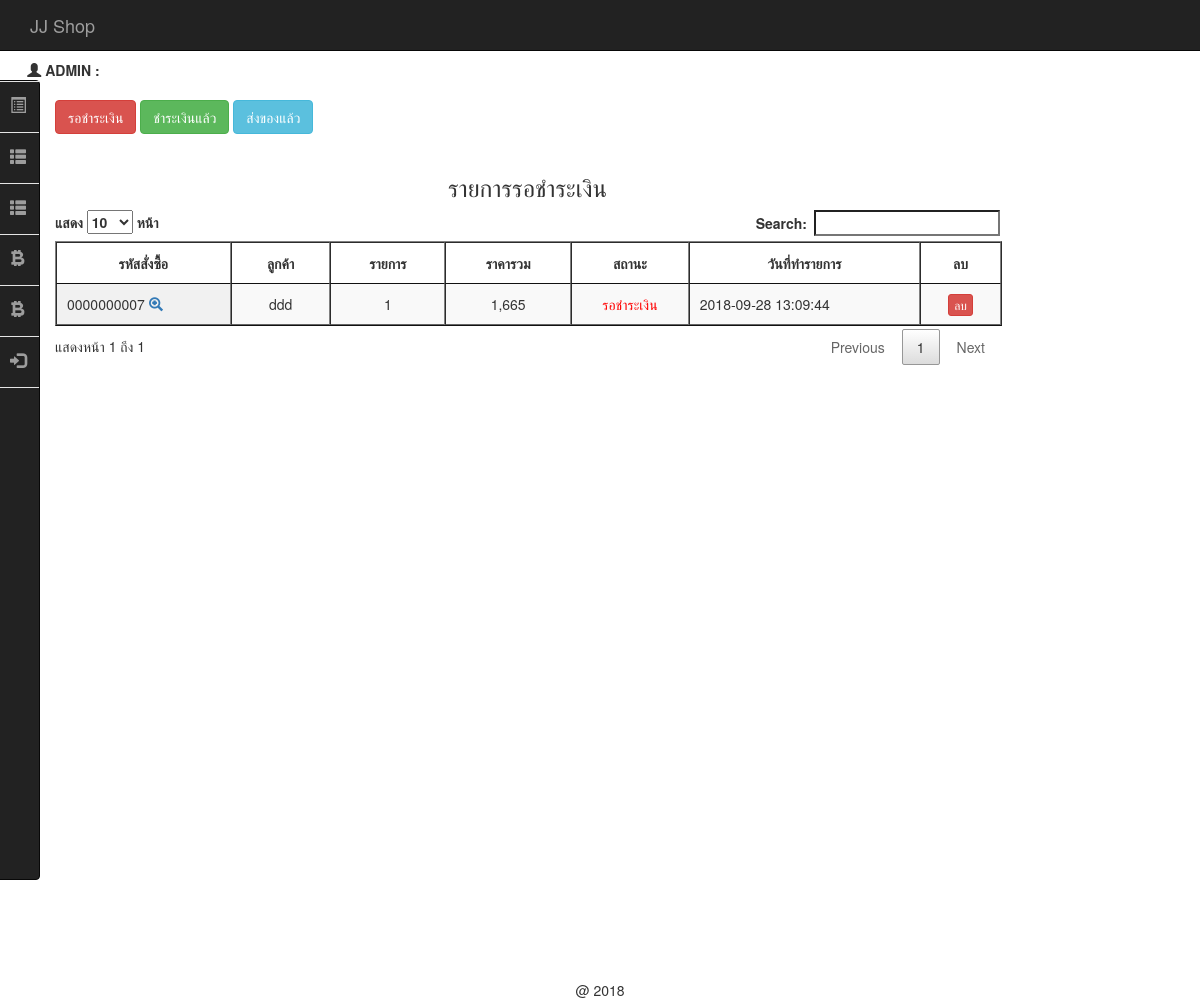
Before: /backend/index.php (signed in) with the older database file.
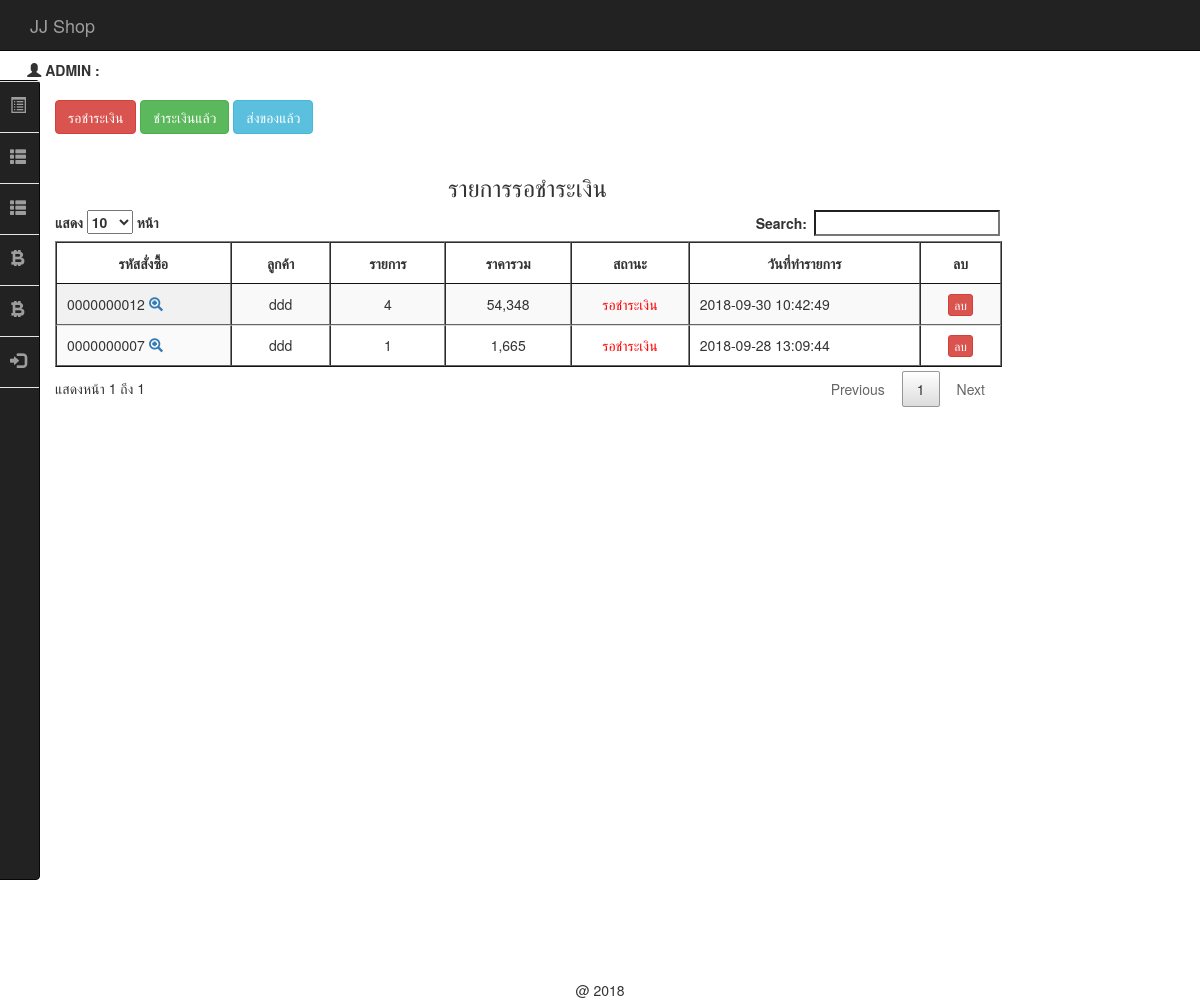
After: the same page with the newer database file.
### tables this page shows
CREATE TABLE `tbl_order` (
  `order_id` int(10) UNSIGNED ZEROFILL NOT NULL,
  `mem_id` int(11) NOT NULL,
  `name` varchar(100) NOT NULL,
  `address` varchar(500) NOT NULL,
  `email` varchar(100) NOT NULL,
  `phone` int(10) NOT NULL,
  `order_status` int(1) NOT NULL,
  `pay_slip` varchar(200) DEFAULT NULL,
  `b_name` varchar(100) DEFAULT NULL,
  `b_number` varchar(200) DEFAULT NULL,
  `pay_date` date DEFAULT NULL,
  `pay_amount` int(50) DEFAULT NULL,
  `postcode` varchar(30) DEFAULT NULL,
  `order_date` datetime NOT NULL
);

### backend/mm.php (called while the page is built, shortened)
<?php require_once('../Connections/condb.php'); ?>
<?php
if (!function_exists("GetSQLValueString")) {
function GetSQLValueString($theValue, $theType, $theDefinedValue = "", $theNotDefinedValue = "")
{
  $theValue = function_exists("mysql_real_escape_string") ? mysql_real_escape_string($theValue) : mysql_escape_string($theValue);
  switch ($theType) {
    case "text":
      $theValue = ($theValue != "") ? "'" . $theValue . "'" : "NULL";
      break;
    case "long":
    case "int":
      $theValue = ($theValue != "") ? intval($theValue) : "NULL";
      break;
  }
  return $theValue;
}
}
$colname_mm = "-1";
if (isset($_SESSION['MM_Username'])) {
  $colname_mm = $_SESSION['MM_Username'];
}
$query_mm = sprintf("SELECT * FROM tbl_admin WHERE admin_user = %s", GetSQLValueString($colname_mm, "text"));
$mm = mysql_query($query_mm, $condb) or die(mysql_error());
$row_mm = mysql_fetch_assoc($mm);
?>

### backend/show_new_cart.php (the view, shortened to what this page needs)
<?php require_once('../Connections/condb.php'); ?>
<?php
$query_mycart = sprintf("SELECT o.order_id as oid, o.mem_id, o.order_status, o.order_date, o.name , d.order_id , count(d.order_id) as coid , SUM(d.total) as ctotal FROM tbl_order as o, tbl_order_detail as d WHERE o.order_id = d.order_id AND o.order_status = 1 GROUP BY o.order_id ORDER BY o.order_id DESC " , GetSQLValueString($colname_mycart , "int"));
$mycart = mysql_query($query_mycart , $condb) or die(mysql_error());
$row_mycart = mysql_fetch_assoc($mycart);
$totalRows_mycart = mysql_num_rows($mycart);
?>
<h3 align="center">รายการรอชำระเงิน</h3>
<table id="example" class="display" cellspacing="0" border="1">
	<thead>
		<tr>
			<th>รหัสสั่งซื้อ</th>
			<th>ลูกค้า</th>
			<th>รายการ</th>
			<th>ราคารวม</th>
			<th>สถานะ</th>
			<th>วันที่ทำรายการ</th>
			<th> <center> ลบ </center></th>
		</tr>
	</thead>
	<?php if ($totalRows_mycart > 0) { ?>
		<?php do { ?>
			<tr>
				<td>
					<?php echo $row_mycart['oid'];?>
					<span id="hp">
						<a href="index.php?order_id=<?php echo $row_mycart['oid'];?>&act=show-order">
							<span class="glyphicon glyphicon-zoom-in"></span>
						</a>
					</span>
				</td>
				<td align="center" >
					<?php echo $row_mycart['name'];?>
				</td>
				<td align="center" >
					<?php echo $row_mycart['coid'];?>
				</td>
				<td align="center">
					<?php echo number_format($row_mycart['ctotal']);?>
				</td>
				<td align="center" >
					<font color="red">
						<?php $status = $row_mycart['order_status'];
						include('status.php');
						?>
					</font>
				</td>
				<td > <?php echo $row_mycart['order_date'];?></td>
				<td><center>
					<a href="del_order.php?order_id=<?php echo $row_mycart['oid'];?>" class="btn btn-danger btn-xs" onClick="return confirm('ยืนยันการลบ');">
					ลบ </a></center>
				</td>
				</tr>
			<?php } while ($row_mycart = mysql_fetch_assoc($mycart)); ?>
		</table>
		<?php
	}
	?>

### backend/index.php (shortened to what this page needs)
<!DOCTYPE html>
<html lang="en">
<head>
  <?php include('h.php');?>
  <?php include('datatable.php');?>
  <span id="hp">
    <?php include('menu.php');?>
  </span>
</head>
<body>
  <?php include('navbar.php');?>
  <div class="container">
  	<div class="row">
      <div class="col-md-10 " >
        <br />
        <a href="index.php" class="btn btn-danger" id="hp">รอชำระเงิน</a>
        <a href="index.php?act=show-payed" class="btn btn-success" id="hp">ชำระเงินแล้ว</a>
        <a href="index.php?act=show-post" class="btn btn-info" id="hp">ส่งของแล้ว</a>
        <br />
        <br />
        <?php
        $act = $_GET['act'];
        if ($act =='show-order') {
          include('detail_order_after_cartdone.php');
        }elseif ($act == 'show-payed'){
          include('show_cart_pay.php');
        }elseif ($act == 'show-post') {
          include('show_cart_post.php');
        }else{
          include('show_new_cart.php');
        }
        ?>
      </div>
    </div>
  </div>
</body>
</html>
<?php include('f.php');?>

### backend/h.php (shortened to what this page needs)
<link href="../css/bootstrap.min.css" rel="stylesheet">
<link href="../css/style.css" rel="stylesheet">

### backend/datatable.php (shortened to what this page needs)
<link rel="stylesheet" type="text/css" href="../dt/jquery.dataTables.min.css">

### backend/menu.php (shortened to what this page needs)
<br>
<br>
<br>
<?php include('mm.php');?>
&nbsp;&nbsp;&nbsp;&nbsp;&nbsp;&nbsp;&nbsp;<b class="glyphicon glyphicon-user"> </b>&nbsp;<b>ADMIN : <?php echo $row_mm['admin_name'];?></b>
<br>
<nav class="navbar navbar-inverse sidebar">
	<div class="collapse navbar-collapse" id="bs-sidebar-navbar-collapse-1">
		<ul class="nav navbar-nav">
			<li><a href="index.php" >รายการสั่งซื้อ<span style="font-size:16px;" class="pull-right hidden-xs showopacity glyphicon glyphicon glyphicon-list-alt"></span></a></li>
			<?php
			if ($row_mm['status'] == 'admin') { ?>
				<li><a href="list_product.php">จัดการสินค้า <span style="font-size:16px;" class="pull-right hidden-xs showopacity glyphicon glyphicon-th-list"></span></a></li>
				<li><a href="list_product_type.php">จัดการประเภทสินค้า <span style="font-size:16px;" class="pull-right hidden-xs showopacity glyphicon glyphicon-th-list"></span></a></li>
				<li><a href="list_admin.php" >จัดการผู้ดูแลระบบ <span style="font-size:16px;" class="pull-right hidden-xs showopacity glyphicon glyphicon glyphicon-user"></span></a></li>
				<li><a href="list_member.php">จัดการสมาชิค <span style="font-size:16px;" class="pull-right hidden-xs showopacity glyphicon glyphicon glyphicon-user"></span></a></li>
				<li><a href="list_bank.php">จัดการข้อมูลธนาคาร <span style="font-size:16px;" class="pull-right hidden-xs showopacity glyphicon glyphicon glyphicon-xbt"></span></a></li>
				<li><a href="carousel.php">แก้ไขรูปสไลด์ <span style="font-size:16px;" class="pull-right hidden-xs showopacity glyphicon glyphicon glyphicon-xbt"></span></a></li>
				<li><a href="../logout.php"><font style="color: #CD8373">ออกจากระบบ</font>  <span style="font-size:16px;" class="pull-right hidden-xs showopacity glyphicon glyphicon glyphicon-log-in"></span></a></li>
			<?php } else { ?>
				<li><a href="list_product.php">จัดการสินค้า <span style="font-size:16px;" class="pull-right hidden-xs showopacity glyphicon glyphicon-th-list"></span></a></li>
				<li><a href="list_product_type.php">จัดการประเภทสินค้า <span style="font-size:16px;" class="pull-right hidden-xs showopacity glyphicon glyphicon-th-list"></span></a></li>
				<li><a href="list_bank.php">จัดการข้อมูลธนาคาร <span style="font-size:16px;" class="pull-right hidden-xs showopacity glyphicon glyphicon glyphicon-xbt"></span></a></li>
				<li><a href="carousel.php">แก้ไขรูปสไลด์ <span style="font-size:16px;" class="pull-right hidden-xs showopacity glyphicon glyphicon glyphicon-xbt"></span></a></li>
				<li><a href="../logout.php" >ออกจากระบบ <span style="font-size:16px;" class="pull-right hidden-xs showopacity glyphicon glyphicon glyphicon-log-in"></span></a></li>
			<?php } ?>
		</ul>
	</div>
</nav>

### backend/navbar.php (shortened to what this page needs)
<nav class="navbar navbar-inverse navbar-fixed-top">
  <div class="container-fluid">
    <div class="navbar-header">
      <a class="navbar-brand" href="#">JJ Shop</a>
    </div>
  </div>
</nav>

### backend/status.php
<?php
if ($status == 1) {
	echo "<font color='red'>";
	echo "รอชำระเงิน";
	echo "</font>";
}elseif ($status == 2) {
	echo "<font color='green'>";
	echo "ชำระเงินแล้ว";
	echo "</font>";
}elseif ($status == 3) {
	echo "<font color='blue'>";
	echo "ส่งของแล้ว";
	echo "</font>";
}elseif ($status == 4) {
	echo "<font color='black'>";
	echo "ยกเลิกคำสั่งซื้อ";
	echo "</font>";
}
?>

### backend/f.php (shortened to what this page needs)
<p align="center" style="padding-top:100px">
@ 2018
</p>

### css/style.css (style rules this page uses)
th { text-align:center; }

### backend/menu.php (style rules this page uses)
body,html { height: 100%; }
nav.sidebar, .main { -webkit-transition: margin 200ms ease-out; -moz-transition: margin 200ms ease-out; -o-transition: margin 200ms ease-out; transition: margin 200ms ease-out; }
@media (min-width: 765px) { nav.sidebar.navbar.sidebar>.container .navbar-brand, .navbar>.container-fluid .navbar-brand { margin-left: 0px; } }
@media (min-width: 765px) { nav.sidebar a { padding-right: 13px; } }
@media (min-width: 765px) { nav.sidebar .navbar-nav > li:first-child { border-top: 1px #e5e5e5 solid; } }
@media (min-width: 765px) { nav.sidebar .navbar-nav > li { border-bottom: 1px #e5e5e5 solid; } }
@media (min-width: 765px) { nav.sidebar .navbar-collapse, nav.sidebar .container-fluid { padding: 0 0px 0 0px; } }
@media (min-width: 765px) { nav.sidebar { width: 200px; height: 100%; margin-left: -160px; float: left; margin-bottom: 0px; } }
@media (min-width: 765px) { nav.sidebar li { width: 100%; } }

Changed rows visible on the page:
added tbl_order: order_id "0000000012", name "ddd", coid "4", ctotal "54,348", order_status "รอชำระเงิน", order_date "2018-09-30 10:42:49"
